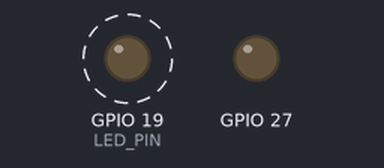
This sketch was run on a simulated ESP32. Shown: output pins drawn as LEDs (lit = HIGH). Dashed ring = blinking. What the sketch prints to the serial monitor is not drawn.

Above: at 0.5 s.
Timing chart, 0 to 4.6 s (numbered marks = the images above):
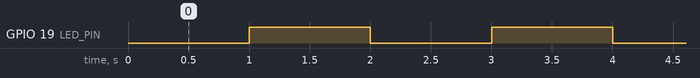

Measured:
- by itself, GPIO 19 (LED_PIN): alternates HIGH for 1.0 s and LOW for 1.0 s

The sketch:

00_esp32_boot_and_status_led.ino
```cpp
#define TEST_STAGE 0
#include "diagnostic.h"
```

diagnostic.h
```cpp
#pragma once
#include <Arduino.h>
#if __has_include("solair_config.h")
#include "solair_config.h"
#else
#include "config.example.h"
#endif
#if TEST_STAGE == 0
// Boot/LED test needs only the ESP32 core, not any sensor or GPS libraries.
#include "pins.h"
uint32_t ledLastPrint=0;
void setup(){
 Serial.begin(115200);
 digitalWrite(ALARM_PIN,ALARM_ACTIVE_HIGH?LOW:HIGH);pinMode(ALARM_PIN,OUTPUT);
 digitalWrite(LED_PIN,LOW);pinMode(LED_PIN,OUTPUT);
 Serial.println("DIAGNOSTIC stage=0; USB only; GPIO19 LED; GPIO27 OFF; no sensors required");
}
void loop(){
 uint32_t now=millis();
 if(uint32_t(now-ledLastPrint)>=1000){ledLastPrint=now;digitalWrite(LED_PIN,!digitalRead(LED_PIN));Serial.printf("BOOT uptime_ms=%lu LED19=%d\n",(unsigned long)now,digitalRead(LED_PIN));}
 vTaskDelay(pdMS_TO_TICKS(2));
}
#else
// Isolated input tests activate only their named hardware. Powered/analogue/UART gates use private config.
#if TEST_STAGE == 1
#undef ENABLE_MPU
#define ENABLE_MPU true
#endif
#if TEST_STAGE == 5
#undef ENABLE_ADS
#define ENABLE_ADS true
#endif
#include "modules.h"
Modules hw;Contact dlid,dmount;String command;uint32_t lastPrint=0,offAt=0;
bool zeroCollect=false;float zeroSum=0;unsigned zeroSamples=0;uint32_t zeroAt=0;
void scan(){for(int a=1;a<127;a++){Wire.beginTransmission(a);if(!Wire.endTransmission())Serial.printf("I2C address=0x%02X\n",a);}}
void probeMPU(){
 // Independent identity read: an address ACK alone does not prove MPU6050 initialization.
 Wire.beginTransmission(MPU_ADDRESS);Wire.write(0x75);uint8_t status=Wire.endTransmission(true);
 int count=0,id=-1;if(status==0){count=Wire.requestFrom(int(MPU_ADDRESS),1);if(count==1&&Wire.available())id=Wire.read();}
 Serial.printf("MPU_PROBE address=0x%02X register_status=%u bytes=%d WHO_AM_I=",MPU_ADDRESS,status,count);
 if(id>=0)Serial.printf("0x%02X",id);else Serial.print("unavailable");
 Serial.printf(" profile=%s compat_enabled=%d initialized=%d read_valid=%d status=%s (ignore measurement zeros when read_valid=0)\n",hw.imuProfile(),ALLOW_MPU6500_COMPAT,hw.mpuSeen,hw.mpuOK,hw.imuIdentity==0x70?hw.imu6500.error:hw.mpuOK?"ok":"mpu6050_init_or_read_failed");
}
void off(){digitalWrite(ALARM_PIN,ALARM_ACTIVE_HIGH?LOW:HIGH);digitalWrite(LED_PIN,LOW);offAt=0;}
void setup(){Serial.begin(115200);digitalWrite(ALARM_PIN,ALARM_ACTIVE_HIGH?LOW:HIGH);pinMode(ALARM_PIN,OUTPUT);pinMode(LED_PIN,OUTPUT);off();
 if(TEST_STAGE==2){dlid.begin(LID_PIN);dmount.begin(MOUNT_PIN);}hw.begin();if(TEST_STAGE==1||TEST_STAGE==5)scan();
 Serial.printf("DIAGNOSTIC stage=%d; 115200 newline; outputs OFF; ON starts bounded manual test, OFF stops\n",TEST_STAGE);
}
void loop(){uint32_t now=millis();
 if(TEST_STAGE==2){dlid.poll(now);dmount.poll(now);if(dlid.transition||dmount.transition)Serial.printf("SWITCH lid=%d mount=%d; LOW=pressed/secure HIGH=released\n",dlid.stable,dmount.stable);}
 hw.pollSensors(now);hw.pollLTE(now);
 if(zeroCollect&&hw.acsSampledAt!=zeroAt){zeroAt=hw.acsSampledAt;if(!hw.acsOK){zeroCollect=false;Serial.println("ZERO rejected: ADC unsafe/near rail");}else{zeroSum+=hw.acsMV/1000*ACS_FRONTEND_SCALE;if(++zeroSamples==64){zeroCollect=false;Serial.printf("PROPOSED ACS_ZERO_V=%.6f from64 actual samples; verify zero load/reference; calibration flag unchanged\n",zeroSum/64);}}}
 while(Serial.available()){char c=Serial.read();if(c=='\n'){command.trim();
  if(command=="OFF"||command=="DISARM")off();
  else if(command=="SCAN")scan();
  else if(command=="ZERO"&&TEST_STAGE==6&&ENABLE_ACS){zeroCollect=true;zeroSum=0;zeroSamples=0;zeroAt=hw.acsSampledAt;Serial.println("ZERO acquisition started; current path must have independently verified zero current");}
  else if(command=="ON"&&(TEST_STAGE==3||(TEST_STAGE==4&&ENABLE_ALARM&&ALARM_POLARITY_VERIFIED))){digitalWrite(ALARM_PIN,ALARM_ACTIVE_HIGH?HIGH:LOW);digitalWrite(LED_PIN,HIGH);offAt=now+ALARM_DURATION_MS;}
  else Serial.println("REJECTED: command or commissioning gate");command="";
 }else if(command.length()<80)command+=c;else command="";}
 if(offAt&&int32_t(now-offAt)>=0){off();Serial.println("OUTPUT OFF timeout; measure physical behavior");}
 if(now-lastPrint>=1000){lastPrint=now;
  if(TEST_STAGE==1)probeMPU();
  if(TEST_STAGE==0){digitalWrite(LED_PIN,!digitalRead(LED_PIN));Serial.printf("BOOT uptime_ms=%lu LED19=%d\n",(unsigned long)now,digitalRead(LED_PIN));}
  if(TEST_STAGE==1){Serial.printf("MPU detected=%d address=0x%02X raw=",hw.mpuOK,MPU_ADDRESS);for(int i=0;i<7;i++)Serial.printf("%d,",hw.mpuRaw[i]);Serial.printf(" accel_mps2=%.3f,%.3f,%.3f gyro_rad_s=%.3f,%.3f,%.3f\n",hw.accel.acceleration.x,hw.accel.acceleration.y,hw.accel.acceleration.z,hw.gyro.gyro.x,hw.gyro.gyro.y,hw.gyro.gyro.z);}
  if(TEST_STAGE==2)Serial.printf("SWITCH lid=%d mount=%d debounced_ms=50\n",dlid.stable,dmount.stable);
  if(TEST_STAGE==3||TEST_STAGE==4)Serial.printf("OUTPUT gpio27=%d verified_polarity=%d enabled=%d command_active=%d\n",digitalRead(ALARM_PIN),ALARM_POLARITY_VERIFIED,ENABLE_ALARM,offAt!=0);
  if(TEST_STAGE==5){Serial.printf("ADS1115 detected=%d read_valid=%d samples=%lu gain=+/-4.096V ",hw.adsSeen,hw.adsOK,(unsigned long)hw.adsSamples);for(int i=0;i<4;i++)Serial.printf("A%d_raw=%d V=%.4f ",i,hw.adsRaw[i],hw.adsV[i]);Serial.println(" (ignore values when read_valid=0)");}
  if(TEST_STAGE==6)Serial.printf("ACS gate=%d safe_range=%d ADC_mV=%.3f raw=%.2f source=%s status=%s VOUT=%.4f zero=%.4f A=%.4f current_usable=%d (A is diagnostic only unless current_usable=1 and within validated range)\n",ENABLE_ACS,hw.acsOK,hw.acsMV,hw.acsRaw(),hw.acsSource(),hw.acsDiagnostic(),hw.acsMV/1000*ACS_FRONTEND_SCALE,ACS_ZERO_V,hw.acsCurrent,hw.acsCurrentUsable());
  if(TEST_STAGE==7){Serial.printf("GPS gate=%d fix=%d sats=%lu checksum_fail=%lu overflow=%lu ",ENABLE_GPS,hw.fix(),(unsigned long)hw.gps.satellites.value(),(unsigned long)hw.gps.failedChecksum(),(unsigned long)hw.gpsOverflows);if(hw.fix()){Serial.printf("lat=%.7f lon=%.7f age=%lu ",hw.gps.location.lat(),hw.gps.location.lng(),(unsigned long)hw.gps.location.age());if(hw.gps.date.isValid()&&hw.gps.time.isValid())Serial.printf("UTC=%04d-%02d-%02dT%02d:%02d:%02dZ",hw.gps.date.year(),hw.gps.date.month(),hw.gps.date.day(),hw.gps.time.hour(),hw.gps.time.minute(),hw.gps.time.second());else Serial.print("UTC=unavailable");}Serial.println();}
  if(TEST_STAGE==8)Serial.printf("LTE gate=%d AT=%d registered=%d attached=%d CSQ=%d; AT alone is not uplink\n",ENABLE_LTE,hw.atDetected,hw.registered,hw.attached,hw.rssi);
  if(TEST_STAGE==9){
   Serial.print("PZEM gate=");Serial.print(ENABLE_PZEM);
   Serial.print(" shunt50_verified=");Serial.print(hw.shunt50OK);
   Serial.print(" valid=");Serial.print(hw.pzemOK);
   Serial.print(" V=");Serial.print(hw.meter.voltage,2);
   Serial.print(" A=");Serial.print(hw.meter.current,2);
   Serial.print(" W=");Serial.print(hw.meter.power,1);
   Serial.print(" Wh=");Serial.print((unsigned long)hw.meter.wh);
   Serial.println(" (ignore values when invalid)");
  }
 }vTaskDelay(pdMS_TO_TICKS(2));
}
#endif // TEST_STAGE == 0
```

config.example.h
```cpp
#pragma once
// Copy to ignored solair_config.h AFTER the corresponding electrical gate passes.
#define DEVICE_ID "SOL-ET-01"
#define WIFI_SSID ""
#define WIFI_PASSWORD ""
#define DEVICE_TOKEN ""
#define INGEST_URL "https://YOUR-DOMAIN/api/ingest"
#define ROOT_CA ""
// Private RFC1918 HTTP only for isolated local bench. Production uses verified HTTPS.
#define ALLOW_PRIVATE_BENCH_HTTP false
#define ENABLE_MPU false
#define MPU_ADDRESS 0x68
// Test01 can exercise reported ID0x70. Enable in combined/final ONLY after real
// changing accel/gyro and stationary gravity checks pass; no authenticity claim.
#define ALLOW_MPU6500_COMPAT false
#define ENABLE_SWITCHES false
// Set false for a lid-only installation; disabled mount input is not sampled or reported secure.
#define ENABLE_MOUNT_SWITCH true
// Temporary header substitution only: requires ENABLE_MOUNT_SWITCH=false and switch disconnected.
#define ALARM_USE_MOUNT_HEADER false
// Requires verified HTTPS PPP and commissioned alarm output; opt-in remote ARM/DISARM/siren.
#define ENABLE_REMOTE_CONTROL false
#define ENABLE_ADS false
#define ENABLE_ACS false
// Opt-in only after A1's ground tie is removed and A1 is connected to the
// existing safe divider midpoint. GPIO34 remains reserved; no native fallback.
#define ACS_USE_ADS1115_A1 false
#define ENABLE_GPS false
#define ENABLE_PZEM false
#define ENABLE_LTE false
#define ENABLE_MOTION false
#define MOTION_CALIBRATED false
#define MOTION_DELTA_MPS2 4.0f
#define MOTION_GYRO_RAD_S 1.5f
#define ENABLE_ALARM false
#define ALARM_POLARITY_VERIFIED false
#define ALARM_ACTIVE_HIGH true
// Team measured GPIO27 OFF ~0 V, ON ~3.0–3.3 V on 11 Oct 2026.
// Keep active-HIGH. Reset/power-up safe-OFF is still unrecorded; gate stays false.
#define ALARM_DURATION_MS 5000
#define ACS_CALIBRATED false
// Enter the independently validated useful range before enabling calibration.
// Zero/zero intentionally declares no validated range; never assume +/-50A.
#define ACS_VALIDATED_MIN_A 0.0f
#define ACS_VALIDATED_MAX_A 0.0f
#define ACS_ZERO_V 2.5f
#define ACS_SENSITIVITY_V_PER_A 0.04f
// Actual sensor Vout / conditioned voltage at GPIO34; measure your divider/buffer.
#define ACS_FRONTEND_SCALE 1.0f
#define PZEM_ADDRESS 1
#define LTE_BAUD 115200
#define LOAD_MODE "unknown"
#define PZEM_SOURCE "unknown" // bench_supply for adapter tests; mppt_output only at actual controller output.
// Publish real battery/solar channels only after the corresponding reference and
// current-path checks pass. A BMS installation alone does not validate a sensor.
#define PZEM_VOLTAGE_VALIDATED false
#define PZEM_SOLAR_CURRENT_VALIDATED false
// PZEM voltage terminals on the shared charging bus, compared with a meter at
// the protected pack. Preserve its manufacturer shunt/reference wiring.
#define PZEM_BATTERY_BUS_VERIFIED false
#define ACS_NET_BATTERY_VERIFIED false
// Identity defaults; change only from documented independent reference data.
#define PZEM_VOLTAGE_SCALE 1.0f
#define PZEM_CURRENT_SCALE 1.0f
// Packet fallback uses carrier A76XX HTTP commands, isolated private HTTP only.
// Set true ONLY after USB AT, UART/registration and actual POST acceptance tests.
// HTTPS modem uplink remains disabled until carrier-specific CA provisioning is verified.
#define LTE_HTTP_BENCH_COMMISSIONED false
// Requires reviewed carrier power/UART, reachable HTTPS URL and trusted PEM ROOT_CA.
// Enabling permits commissioning tests; it is not evidence of delivery.
#define LTE_HTTPS_ENABLED false
// Empty preserves the modem/SIM-selected APN; set only to a confirmed carrier APN.
#define LTE_APN ""
// Commissioning route: Wi-Fi disabled; first boot paused. Explicit LTE ON saves
// stream intent for later MCU resets; LTE OFF saves paused intent. ONCE does not
// enable persistent streaming. An unset/disabled interface stays disabled.
#define LTE_TEST_ONLY false
// For a commissioned LTE-only installation, true starts continuous telemetry
// on a fresh device without USB. A saved LTE OFF/ON choice overrides this
// default across resets. This does not enable LTE or bypass any module gates.
#define LTE_AUTO_START false
// Arduino 3 only: modem provides PPP Internet, ESP32 performs verified TLS.
// Opt-in commissioning only; retains UART2 GPIO13/14, no CTS/RTS/reset rewiring.
#define LTE_PPP_ENABLED false
```

pins.h
```cpp
#pragma once
// GPIO numbers printed on board, NOT header positions. Changes must be recorded in wiring guide.
#ifndef ALARM_USE_MOUNT_HEADER
#define ALARM_USE_MOUNT_HEADER false
#endif
#ifndef ENABLE_MOUNT_SWITCH
#define ENABLE_MOUNT_SWITCH true
#endif
static_assert(!ALARM_USE_MOUNT_HEADER||!ENABLE_MOUNT_SWITCH,"Disable and disconnect the mount switch before reusing GPIO26 for alarm control");
constexpr int SDA_PIN=21,SCL_PIN=22,LID_PIN=25,MOUNT_PIN=26,ALARM_PIN=ALARM_USE_MOUNT_HEADER?26:27,LED_PIN=19;
constexpr int ACS_PIN=34,GPS_RX=32,RS_RX=16,RS_TX=17,RS_DIR=23,LTE_RX=13,LTE_TX=14;
constexpr int allPins[]={SDA_PIN,SCL_PIN,LID_PIN,(ALARM_USE_MOUNT_HEADER?-1:MOUNT_PIN),ALARM_PIN,LED_PIN,ACS_PIN,GPS_RX,RS_RX,RS_TX,RS_DIR,LTE_RX,LTE_TX};
constexpr bool pinsUnique(unsigned i=0,unsigned j=1){return i>=13?true:j>=13?pinsUnique(i+1,i+2):allPins[i]!=allPins[j]&&pinsUnique(i,j+1);}
static_assert(pinsUnique(),"CPE pins must be unique");
```
